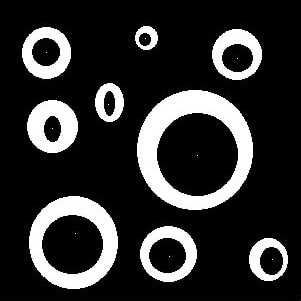
#> input picture img/regionfilling.jpg, 301 x 301 px
$ jupyter execute region_filling.ipynb   (shell and % lines are left out)
#> lines starting #> are read from the running program, lines starting #| are printed output that depends on the picture; after the words box and inside, x2 and y2 are one past the last pixel; in counts of white or black regions, pixels touching at a corner belong together
## Region Filling

[cell 1]
import numpy as np
import cv2 as cv
from skimage import data,img_as_float
from matplotlib import pyplot as plt

[cell 2]
default_structure = np.ones((3, 3),np.uint8) # Structures Element
def idx_check(index):
    if index < 0:
        return 0
    else:
        return index

[cell 3]
def doDilation(binary_img_matrix = None, structuring_element = default_structure):
    binary_img_matrix = np.asarray(binary_img_matrix)
    structuring_element = np.asarray(structuring_element)
    ste_shp = structuring_element.shape
    dilated_img = np.zeros((binary_img_matrix.shape[0], binary_img_matrix.shape[1]))
    ste_origin = ((structuring_element.shape[0]-1)/2, (structuring_element.shape[1]-1)/2)
    for i in range(len(binary_img_matrix)):
        for j in range(len(binary_img_matrix[0])):
            a=int(idx_check(i - ste_origin[0]))
            b=int(i + (ste_shp[0] - ste_origin[0]))
            c=int(idx_check(j - ste_origin[1]))
            d=int(j + (ste_shp[1] - ste_origin[1]))
            overlap = binary_img_matrix[a:b, c:d]
            shp = overlap.shape

            ste_first_row_idx = int(np.fabs(i - ste_origin[0])) if i - ste_origin[0] < 0 else 0
            ste_first_col_idx = int(np.fabs(j - ste_origin[1])) if j - ste_origin[1] < 0 else 0

            ste_last_row_idx = ste_shp[0] - 1 - (i + (ste_shp[0] - ste_origin[0]) - binary_img_matrix.shape[0]) if i + (ste_shp[0] - ste_origin[0]) > binary_img_matrix.shape[0] else ste_shp[0]-1
            ste_last_col_idx = ste_shp[1] - 1 - (j + (ste_shp[1] - ste_origin[1]) - binary_img_matrix.shape[1]) if j + (ste_shp[1] - ste_origin[1]) > binary_img_matrix.shape[1] else ste_shp[1]-1
            e=int(ste_first_row_idx)
            f=int(ste_last_row_idx+1)
            g=int(ste_first_col_idx)
            h=int(ste_last_col_idx+1)
            if shp[0] != 0 and shp[1] != 0 and np.logical_and(structuring_element[e:f, g:h], overlap).any():
                dilated_img[i, j] = 1
    return dilated_img

[cell 4]
img = cv.imread("./img/regionfilling.jpg")
#> img is the input picture: shape (301, 301, 3); min 0, max 255, mean 48.2

# 二值化
imgray = cv.cvtColor(img, cv.COLOR_BGR2GRAY)
imgray[imgray < 100] = 0
imgray[imgray >= 100] = 255
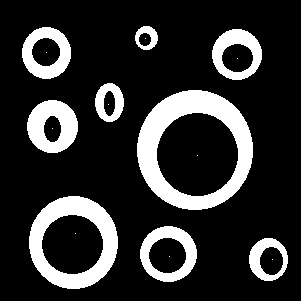
#> imgray: shape (301, 301); 18.8% white; 18 white regions (9 under 20 px), largest, box (x1, y1, x2, y2) and area: (137, 90, 253, 210) 5664, (29, 196, 118, 289) 3671, (27, 100, 78, 153) 1774

# 原圖取補
mask = 255 - imgray

# 定義Marker圖
marker = np.zeros_like(imgray)
marker[0, :] = 255
marker[-1, :] = 255
marker[:, 0] = 255
marker[:, -1] = 255
marker_0 = marker.copy()

# 形態學重建
SE = cv.getStructuringElement(shape=cv.MORPH_CROSS, ksize=(3, 3))
# 無窮迴圈,做到XK不在改變
while True:
    marker_pre = marker
    dilation = doDilation(marker, structuring_element=SE)
    marker = np.min((dilation, mask), axis=0)
    if (marker_pre == marker).all():
        break
dst = 255 - marker
filling = dst - imgray

imgray_float=img_as_float(imgray)
result = cv.subtract(dst,imgray_float)
# 畫圖
plt.figure(figsize=(12, 6))  # width * height
plt.subplot(2, 3, 1), plt.imshow(imgray, cmap='gray'), plt.title('Original image'), plt.axis("off")
plt.subplot(2, 3, 2), plt.imshow(mask, cmap='gray'), plt.title('Original image ^'), plt.axis("off")
plt.subplot(2, 3, 3), plt.imshow(marker_0, cmap='gray'), plt.title('Marker 0'), plt.axis("off")
plt.subplot(2, 3, 4), plt.imshow(marker, cmap='gray'), plt.title('Marker'), plt.axis("off")
plt.subplot(2, 3, 5), plt.imshow(dst, cmap='gray'), plt.title('dst'), plt.axis("off")
plt.subplot(2, 3, 6), plt.imshow(result, cmap='gray'), plt.title('Region Filling result'), plt.axis("off")
plt.show()
